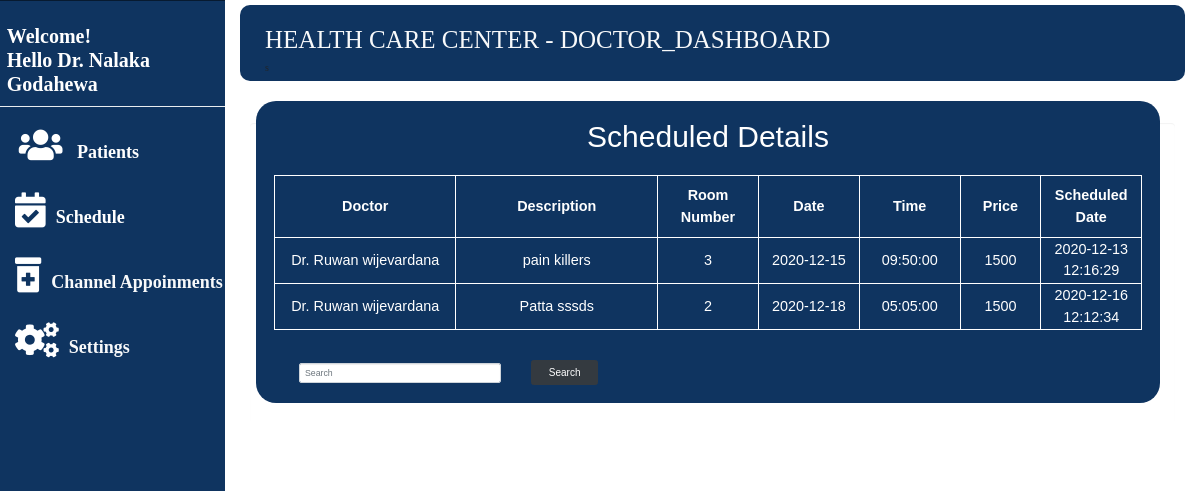
Screenshot of /doctor_dashboard.php?id=3 (signed in) with the database file from the repository.
### tables this page shows
CREATE TABLE `doctor` (
  `did` int(11) NOT NULL,
  `full_name` varchar(255) NOT NULL,
  `address` varchar(255) NOT NULL,
  `phone_number` int(10) NOT NULL,
  `email` varchar(255) NOT NULL,
  `gender` varchar(255) NOT NULL,
  `password` varchar(255) NOT NULL,
  `username` varchar(255) NOT NULL,
  `trndate` date NOT NULL
);

CREATE TABLE `schedule` (
  `sch_id` int(11) NOT NULL,
  `docid` varchar(255) NOT NULL,
  `description` varchar(255) NOT NULL,
  `roomNo` int(255) NOT NULL,
  `sc_date` date NOT NULL,
  `sc_time` time NOT NULL,
  `price` int(255) NOT NULL,
  `trndate` datetime NOT NULL
);

### doctor_dashboard.php (the view, shortened to what this page needs)
<?php
  require_once 'connection.php';
?>
<!doctype html>
<html lang="en">
<head>
    <link href="//maxcdn.bootstrapcdn.com/bootstrap/3.3.0/css/bootstrap.min.css" rel="stylesheet" id="bootstrap-css">
<link rel="stylesheet" type="text/css" href="css/doctor/doc1.css">
    <link rel="stylesheet" type="text/css" href="css/boot.css">
    <link rel="stylesheet" type="text/css" href="css/form_css/form.css">
    <link rel="stylesheet" type="text/css" href="css/home_style.css">
    <link rel="stylesheet" type="text/css" href="fontawesome-free-5.7.2-web/css/all.css">
    <link href="fontawesome-free-5.15.1-web/css/all.css" rel="stylesheet">
    <link rel="stylesheet" href="bootstrap/css/bootstrap.min.css">
</head>
<body style="font-family: \"Times New Roman\",Times, serif;">
  <div class="container-fluid">
<div id="wrapper">
    <nav class="navbar navbar-fixed-top" role="navigation" style="background-color: #0f3460; margin-top: 0.5%; border-radius: 1em; ">
        <div class="navbar-header col-md-12">
        <div class="row justify-content-left mt-4 pl-4">
            <a style="text-decoration: none; text-transform: uppercase; font-family: \"Times New Roman\",Times, serif;" href="doctor_dashboard.php"><h1  class="text-light">Health Care Center - doctor_Dashboard </h1></a>
          </div>s
        </div>
        <div class="collapse navbar-collapse navbar-ex1-collapse">
            <ul class="nav navbar-nav side-nav" >
              <?php
                if (isset($_SESSION['doctor']))
                {
                  $b = $_SESSION['doctor'];
                  $qu2 = "SELECT * FROM doctor where username = '$b'";
                  $viewresult1 = mysqli_query($con,$qu2);
                  $did = mysqli_fetch_assoc($viewresult1);
                  echo '<h2 style="font-size:20PX; margin-left:3%; color:white; margin-top: 10%;"><b>Welcome!<br>  Hello '.$did['full_name'].'</b></h2>';
                }?>
              <div class="dropdown-divider"></div>
             <li class="nav-item ml-4">
          <a class="" href="#" data-toggle="collapse" aria-expanded="false" style="color: white; font-size: 18px; margin-left: -5%; font-family: \"Times New Roman\", Times, serif;" data-target="#submenu-1-1" aria-controls="submenu-1-1"><i class="fas fa-users mr-3" style="color:white;  font-size:35px;"></i><b> Patients</b></a>
      </li>
      <li class="nav-item ml-4">
          <a class="nav-link" href="#" data-toggle="collapse" aria-expanded="false" style="color: white; font-size: 18px; font-family: \"Times New Roman\", Times, serif;" data-target="#submenu-1-17" aria-controls="submenu-1-17"><i class="fas fa-calendar-check mr-3" style="color:white; font-size:35px;"></i><b>Schedule</b></a>
      </li>
      <li class="nav-item ml-4">
          <a class="nav-link text-light" href="#" data-toggle="collapse" style="font-size: 18px; font-family: \"Times New Roman\", Times, serif; " aria-expanded="false"  data-target="#submenu-1-20" aria-controls="submenu-1-20"><i class="fas fa-prescription-bottle-alt mr-3" style="color:white; font-size:35px;"></i><b>Channel Appoinments</b></a>
      </li>
      <li class="nav-item ml-4">
          <a class="nav-link text-light" href="#" data-toggle="collapse"style="font-size: 18px; font-family: \"Times New Roman\", Times, serif;" style="font-size: 15px;" aria-expanded="false" data-target="#submenu-1-31" aria-controls="submenu-1-31"><i class="fas fa-cogs mr-3" style="color:white; font-size:35px;"></i><b>Settings</b></a>
      </li>
            </ul>
        </div>
    </nav>
    <div id="page-wrapper">
        <div class="container-fluid">
            <div class="row" id="main" >
                <div class="col-sm-12 col-md-12 well" id="content" style="background-color: white; border: none; width: 100%;">
                  <?php
                  if(isset($_REQUEST['id']))
                  {
                  if(isset($_REQUEST['id']))
                  {
                                $id = $_REQUEST['id'];
                                 if($id==3)
                                 {
                                  if (isset($_POST['submit'])) {
                                    $search = $_REQUEST['search_box'];
                                      $count=1;
                                       $viewquery = " SELECT * FROM schedule where DATE(sc_date) < DATE(CURRENT_DATE()) AND  sc_date = '".$search."' ";
                                      $viewresult = mysqli_query($con,$viewquery);
                                      echo '
                                      <div class="view_div">
                                      <a style="text-decoration: none; color :white;" href="doctor_dashboard.php?id=3"><h1 class="student_h1"> Schedule Details </h1></br></a>
                                      <table style="width : 100%;" class="student_table_new">
                                        <tr>
                                          <th style="width : 15%"> Doctor </th>
                                          <th style="width : 20%"> Description </th>
                                          <th style="width : 10%"> Room Number </th>
                                          <th style="width : 10%"> Date </th>
                                          <th style="width : 10%"> Time </th>
                                          <th style="width : 8%"> Price </th>
                                          <th style="width : 10%"> Scheduled Date </th>
                                        </tr>';
                                      while($row = mysqli_fetch_assoc($viewresult))
                                      {
                                        $viewquery1 = " SELECT * FROM doctor where did='".$row['docid']."'";
                                        $viewresult1 = mysqli_query($con,$viewquery1);
                                        $row1 = mysqli_fetch_assoc($viewresult1);
                                        if (isset($row1['full_name'])) {
                                          $name = $row1['full_name'];
                                          echo '
                                          <tr>
                                          <td>'.$name.'</td>
                                          <td>'.$row['description'].'</td>
                                          <td>'.$row['roomNo'].'</td>
                                          <td>'.$row['sc_date'].'</td>
                                          <td>'.$row['sc_time'].'</td>
                                          <td>'.$row['price'].'</td>
                                          <td>'.$row['trndate'].'</td>
                                          </tr>';
                                        }else{
                                          echo '
                                          <tr>
                                          <td>'.$row['doc_id'].'</td>
                                          <td>'.$row['description'].'</td>
                                          <td>'.$row['roomNo'].'</td>
                                          <td>'.$row['sc_date'].'</td>
                                          <td>'.$row['sc_time'].'</td>
                                          <td>'.$row['price'].'</td>
                                          <td>'.$row['trndate'].'</td>
                                          </tr>';
                                        }
                                        $count++;
                                      }
                                      echo '</table> </div>';
                                  }else{
                                      $viewquery = " SELECT * FROM schedule where DATE(sc_date) < DATE(CURRENT_DATE())";
                                      $viewresult = mysqli_query($con,$viewquery);
                                      echo '
                                      <div class="view_div">
                                      <a style="text-decoration: none; color :white;" href="doctor_dashboard.php?id=2"><h1 class="student_h1"> Scheduled Details </h1></br></a>
                                      <table style="width : 100%;" class="student_table_new">
                                        <tr>
                                          <th style="width : 18%"> Doctor </th>
                                          <th style="width : 20%"> Description </th>
                                          <th style="width : 10%"> Room Number </th>
                                          <th style="width : 10%"> Date </th>
                                          <th style="width : 10%"> Time </th>
                                          <th style="width : 8%"> Price </th>
                                          <th style="width : 10%"> Scheduled Date </th>
                                        </tr>';
                                      while($row = mysqli_fetch_assoc($viewresult))
                                      {
                                        $viewquery1 = " SELECT * FROM doctor where did='".$row['docid']."'";
                                        $viewresult1 = mysqli_query($con,$viewquery1);
                                        $row1 = mysqli_fetch_assoc($viewresult1);
                                        if (isset($row1['full_name'])) {
                                          $name = $row1['full_name'];
                                          echo '
                                          <tr>
                                          <td>'.$name.'</td>
                                          <td>'.$row['description'].'</td>
                                          <td>'.$row['roomNo'].'</td>
                                          <td>'.$row['sc_date'].'</td>
                                          <td>'.$row['sc_time'].'</td>
                                          <td>'.$row['price'].'</td>
                                          <td>'.$row['trndate'].'</td>
                                          </tr>';
                                        }
                                      }
                                      echo '</table>';
                                  }
                                  echo '<form class="form-inline col-6 mt-5" action="doctor_dashboard.php?id=3" method="POST">
                                          <input class="form-control form-control-sm ml-3 w-50" name="search_box" type="text" placeholder="Search"
                                            aria-label="Search">
                                          <button type="submit" name="submit" class="btn col-2 btn-rounded btn-dark ml-5">Search</button>
                                        </form> </div>';
                                }
                              }
                  } ?>
                  </div>
                          </div>
                        </div>
                      </div>
                   </div>
                    </body>
</body>
</html>

### css/doctor/doc1.css (style rules this page uses)
@media (min-width:768px) { body { margin-top: 50px; } }
#wrapper { padding-left: 0; }
#page-wrapper { width: 100%; padding: 0; }
@media (min-width:768px) { #wrapper { padding-left: 225px; } }
@media (min-width:768px) { #page-wrapper { padding: 22px 10px; } }
@media (min-width:768px) { .side-nav { position: fixed; top: 60px; left: 225px; width: 225px; margin-left: -225px; margin-top: -60px; border: none; border-radius: 0; border-top: 1px rgba(0,0,0,.5) solid; overflow-y: auto; background-color: #0f3460; bottom: 0; overflow-x: hidden; padding-bottom: 40px; } }
@media (min-width:768px) { .side-nav>li>a { width: 225px; } }

### css/form_css/form.css (style rules this page uses)
.form-control { font-size: 15px; height: 35px; }
.btn { padding-bottom: 1%; padding-top: 1%; font-size: 20px; }
div.view_div { background-color: #0f3460; padding: 2%; font-family: \"Times New Roman\", Times, serif; color: white; text-align: center; margin-top: -4.5%; margin-left: -1%; border-radius: 2em; }
table.student_table_new { width: 100%; border:1px solid white; font-size: 1.2vw; padding: 1%; }
table.student_table_new th { border:1px solid white; padding: 1%; }
table.student_table_new td { border:1px solid white; padding: 1px; }

### css/home_style.css (style rules this page uses)
h1.student_h1 { font-size: 2.5vw; }

### doctor_dashboard.php (style rules this page uses)
div.view_div { padding: 2%; font-family: Arial, Helvetica, sans-serif; color: white; text-align: center; margin-top: -4.5%; margin-left: -1%; }

### rows the page displays
doctor: full_name "Dr. Nalaka Godahewa"
schedule: doctor.full_name "Dr. Ruwan wijevardana", description "pain killers", roomNo "3", sc_date "2020-12-15", sc_time "09:50:00", price "1500", trndate "2020-12-13 12:16:29"
schedule: doctor.full_name "Dr. Ruwan wijevardana", description "Patta sssds", roomNo "2", sc_date "2020-12-18", sc_time "05:05:00", price "1500", trndate "2020-12-16 12:12:34"
